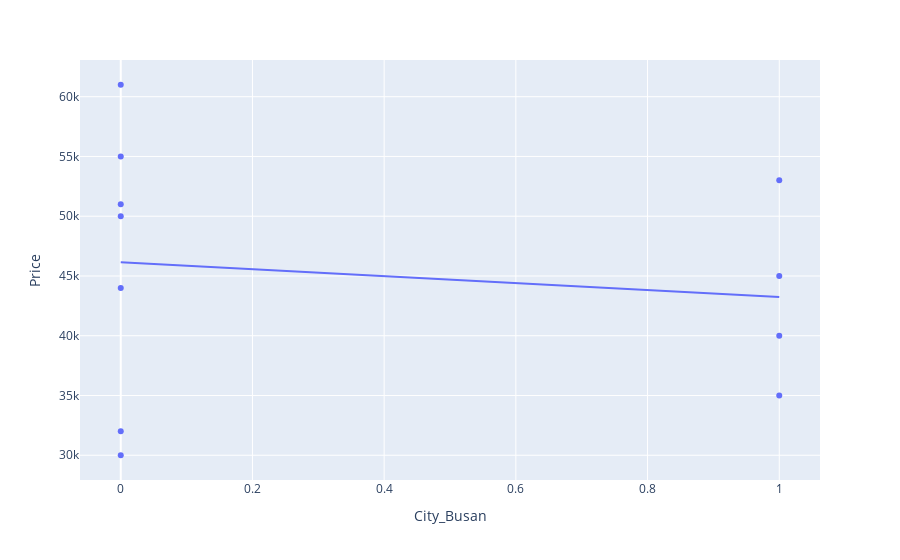

The notebook cell saved with this chart:
### Code cell
import plotly.express as px
px.scatter(
    df_oh,
    x='City_Busan',
    y='Price',
    trendline='ols'
)

### Figure 1 — Plotly figure (JSON) as saved in the notebook; plotly's stock layout.template omitted (floating-point values rounded to 4 significant figures)
{"data": [{"hovertemplate": "City_Busan=%{x}<br>Price=%{y}<extra></extra>", "legendgroup": "", "marker": {"color": "#636efa", "symbol": "circle"}, "mode": "markers", "name": "", "orientation": "v", "showlegend": false, "type": "scatter", "x": [0, 0, 0, 1, 1, 1, 0, 0, 0, 1, 0], "xaxis": "x", "y": [55000, 61000, 44000, 35000, 53000, 45000, 32000, 51000, 50000, 40000, 30000], "yaxis": "y"}, {"hovertemplate": "<b>OLS trendline</b><br>Price = -2892.86 * City_Busan + 46142.9<br>R<sup>2</sup>=0.021283<br><br>City_Busan=%{x}<br>Price=%{y} <b>(trend)</b><extra></extra>", "legendgroup": "", "marker": {"color": "#636efa", "symbol": "circle"}, "mode": "lines", "name": "", "showlegend": false, "type": "scatter", "x": [0, 0, 0, 0, 0, 0, 0, 1, 1, 1, 1], "xaxis": "x", "y": [46140.0, 46140.0, 46140.0, 46140.0, 46140.0, 46140.0, 46140.0, 43250.0, 43250.0, 43250.0, 43250.0], "yaxis": "y"}], "layout": {"legend": {"tracegroupgap": 0}, "margin": {"t": 60}, "xaxis": {"anchor": "y", "domain": [0, 1], "title": {"text": "City_Busan"}}, "yaxis": {"anchor": "x", "domain": [0, 1], "title": {"text": "Price"}}}}
